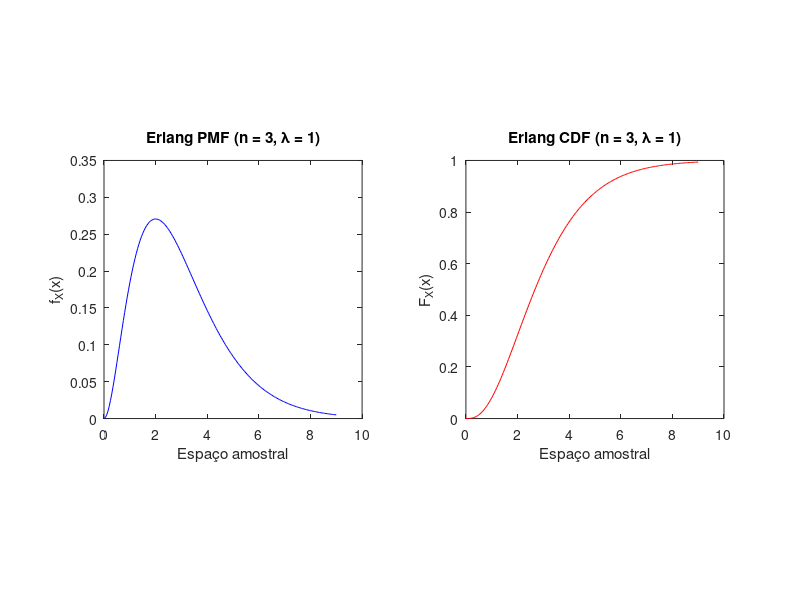

MATLAB code to generate this figure:
clear all clc clf

% Função para calcular a função de massa de probabilidade (pmf) de uma variável aleatória de Poisson
function pmf=poissonpmf(alpha, x)
  % Variável aleatória de Poisson (alpha) X,
  % saída = vetor pmf: pmf(i)=P[X=x(i)]
  x = x(:);
  k=(1:max(x))';
  logfacts =cumsum(log(k));
  pb=exp([-alpha; ...
  -alpha+ (k*log(alpha))-logfacts]);
  okx=(x>=0).*(x==floor(x));
  x=okx.*x;
  pmf=okx.*pb(x+1);
  % pmf(i) = 0 para todo x(i) com probabilidade zero
  pmf = pmf';
endfunction

% Função para calcular a função de distribuição cumulativa (cdf) de uma variável aleatória de Poisson
function cdf=poissoncdf(alpha,x)
  % saída cdf(i)=Prob[X<=x(i)]
  x=floor(x(:));
  sx=0:max(x);
  cdf=cumsum(poissonpmf(alpha,sx)');
  % cdf de 0 até max(x)
  okx=(x>=0);% x(i)<0 -> cdf=0
  x=(okx.*x);% nega x(i)=0
  cdf= okx.*cdf(x+1);
  % cdf = 0 para todo x(i) < 0
  cdf = cdf';
endfunction

% Função para calcular a função de densidade de probabilidade (pdf) de uma variável aleatória de Erlang
function f = erlangpdf(n,lambda,x)
  f=((lambda^n)/factorial(n-1))...
  *(x.^(n-1)).*exp(-lambda*x);
endfunction

% Função para calcular a função de distribuição cumulativa (cdf) de uma variável aleatória de Erlang
function F = erlangcdf(n, lambda, sx)
  % Forma contínua pode ser calculada por
  % F = 1.0 - poissonpdf(n-1, lambda*x);

  % Alteração para variáveis discretas
  % px = erlangpdf(n, lambda, x);
  % F(1) = px(1);
  % for i = 1:length(x)-1
  %  F(i+1) = F(i) + px(i+1);
  % endfor

  f = @(x)((lambda^n)/factorial(n-1))*(x.^(n-1)).*exp(-lambda .* x);
  for i = 1:length(sx)
    F(i) = quadcc(f, 0, sx(i));
  endfor
endfunction

% Função para calcular o valor esperado de uma variável aleatória contínua de Erlang
function E = expectedValue(a, b, n, lambda)
  f = @(x) ((lambda^n)/factorial(n-1))*(x.^(n-1)).*exp(-lambda .* x);
  E = quadcc(@(x) x .* f(x), a, b);
endfunction

% Espaço amostral e parâmetros
sx = 0:0.05:9;
n = 3;
lambda = 1;

% Cálculo da PMF e CDF
px = erlangpdf(n, lambda, sx);
fx = erlangcdf(n, lambda, sx);

% Valor esperado
E = expectedValue(0, inf, n, lambda)

% Plot da PMF
figure(1);
subplot(1,2,1);
plot(sx, px, 'b-');
title('Erlang PMF (n = 3, \lambda = 1)');
xlabel("Espaço amostral");
ylabel('f_X(x)');
axis square

% Plot da CDF
figure(1);
subplot(1,2,2);
plot(sx, fx, 'r-');
title('Erlang CDF (n = 3, \lambda = 1)');
xlabel("Espaço amostral");
ylabel("F_X(x)");
axis square
